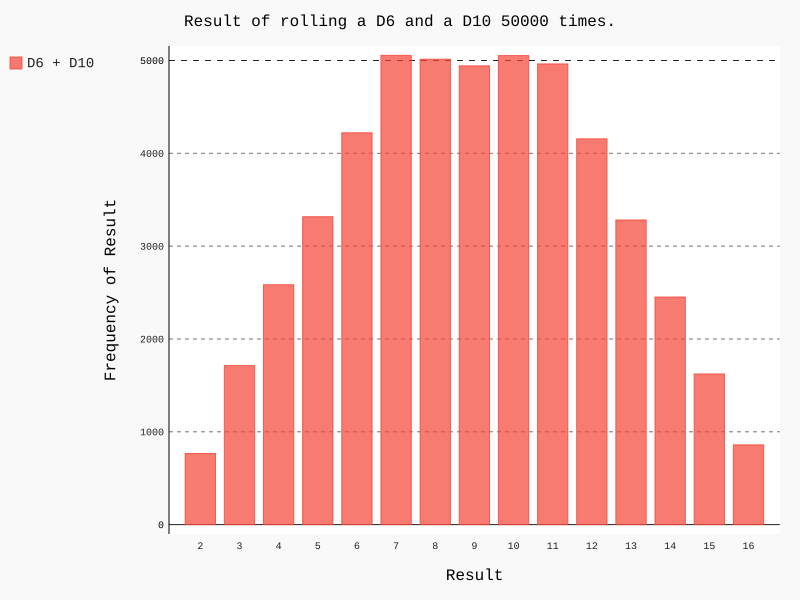

Generate this figure with Python:
from die import Die
import pygal

#创建一个D6骰子和一个D10骰子
die_1 = Die()
die_2 = Die(10)

#掷几次骰子，并将结果存储在一个列表中
results = []
for roll_num in range(50000):
    result = die_1.roll() + die_2.roll()
    results.append(result)

# 分析结果
frequencies = []
max_result = die_1.num_sides + die_2.num_sides
for value in range(2, max_result + 1):
    frequency = results.count(value)
    frequencies.append(frequency)

# 对结果进行可视化
hist = pygal.Bar()

hist.title = "Result of rolling a D6 and a D10 50000 times."
x_lables = []
for x_lable in range(2, max_result + 1):
    x_lables.append(x_lable)
hist.x_labels = x_lables
hist.x_title = "Result"
hist.y_title = "Frequency of Result"

hist.add('D6 + D10', frequencies)
hist.render_to_file("different_dice.svg")
